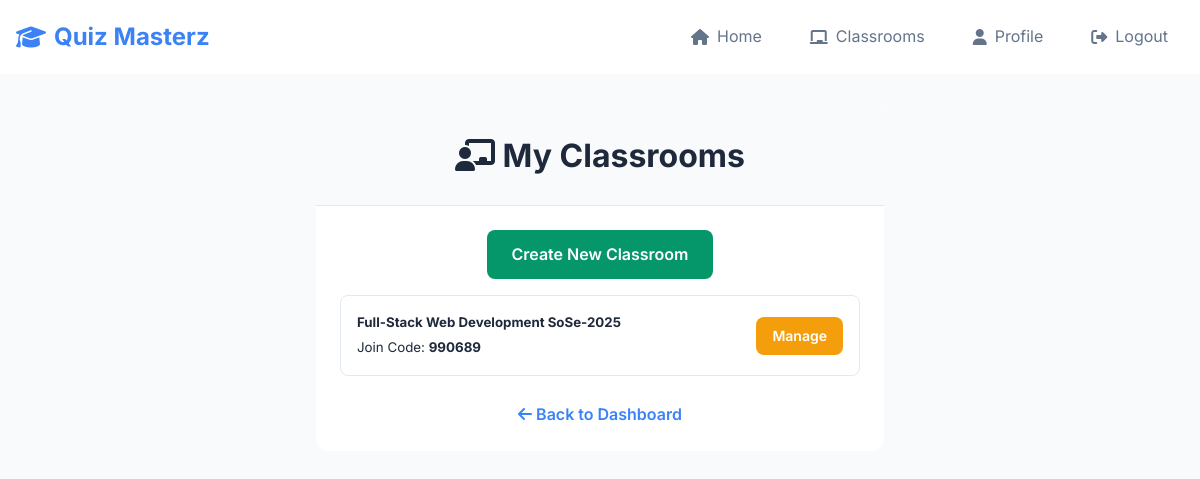
Before: /teacher/classrooms (signed in) with the older database file.
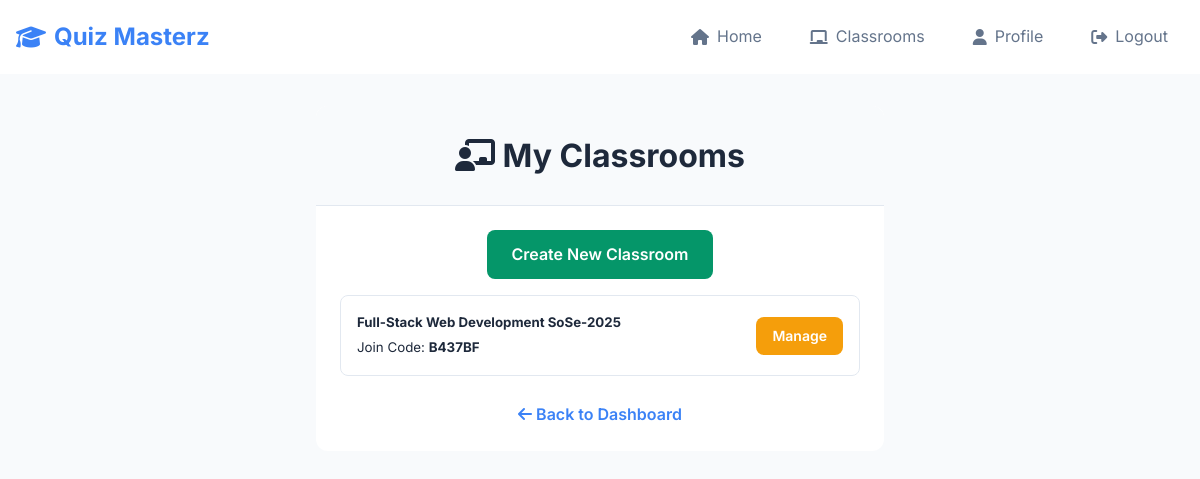
After: the same page with the newer database file.
### website/models.py (models this page shows, shortened)
class Classroom(db.Model):
    id = db.Column(db.Integer, primary_key=True)
    name = db.Column(db.String(100), nullable=False)
    teacher_id = db.Column(db.Integer, db.ForeignKey('user.id'), nullable=False)
    join_code = db.Column(db.String(8), unique=True, nullable=False)
    quizzes = db.relationship('Quiz', secondary=classroom_quizzes,
                              backref=db.backref('classrooms_assigned_to', lazy='dynamic'),
                              lazy='dynamic')
    quiz_attempts = db.relationship('StudentQuizAttempt', backref='classroom', lazy='dynamic')

### website/views.py (the view)
@views.route('/teacher/classrooms', methods=['GET'])
@login_required
def teacher_classrooms():
    if current_user.role != 'teacher':
        flash('Access denied.', category='error')
        return redirect(url_for('views.home'))
    classrooms = Classroom.query.filter_by(teacher_id=current_user.id).all()
    return render_template("teacher_classrooms.html", user=current_user, classrooms=classrooms)

### website/__init__.py (called while the page is built)
def create_app():
    app = Flask(__name__)
    app.config['SECRET_KEY'] = 'hjshjhdjah kjshkjdhjs'
    app.config['SQLALCHEMY_DATABASE_URI'] = f'sqlite:///{DB_NAME}'
    db.init_app(app)
    from .views import views
    from .auth import auth
    app.register_blueprint(views, url_prefix='/')
    app.register_blueprint(auth, url_prefix='/')
    with app.app_context():
        db.create_all()
    from .models import User, Classroom, Quiz, Question, Answer, StudentQuizAttempt
    login_manager = LoginManager()
    login_manager.login_view = 'auth.login'
    login_manager.init_app(app)
    @login_manager.user_loader
    def load_user(id):
        return User.query.get(int(id))
    return app

### website/templates/teacher_classrooms.html (shortened to what this page needs)
{% extends "base.html" %}
{% block content %}
<div class="container-sm">
    <div class="card">
        <div class="card-header text-center">
            <h1><i class="fas fa-chalkboard-teacher"></i> My Classrooms</h1>
        </div>
        <div class="card-body">
            <div class="mb-3 text-center">
                <a href="{{ url_for('views.create_classroom') }}" class="btn btn-success">Create New Classroom</a>
            </div>
            {% if classrooms %}
                <ul class="list-group">
                    {% for classroom in classrooms %}
                        <li class="list-group-item d-flex justify-content-between align-items-center">
                            <div>
                                <h5>{{ classroom.name }}</h5>
                                <small>Join Code: <strong>{{ classroom.join_code }}</strong></small>
                            </div>
                            <div>
                                <a href="{{ url_for('views.edit_classroom', classroom_id=classroom.id) }}" class="btn btn-sm btn-warning">Manage</a>
                            </div>
                        </li>
                    {% endfor %}
                </ul>
            {% else %}
                <p class="text-center text-muted">You haven't created any classrooms yet.</p>
            {% endif %}
            <br />
            <div class="text-center">
                <a href="{{ url_for('views.home') }}" class="link-primary">
                    <i class="fas fa-arrow-left"></i> Back to Dashboard
                </a>
            </div>
        </div>
    </div>
</div>
{% endblock %}

Changed rows visible on the page:
changed Classroom: join_code "990689" → "B437BF"
